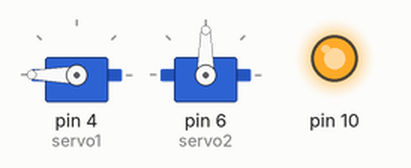
This sketch was run on a simulated Arduino Uno, built with avr-gcc and run on an emulated ATmega328P. Parts: 2 × servo, output pins drawn as LEDs (lit = HIGH).

Above: at 0.05 s.
At 1.5 s:
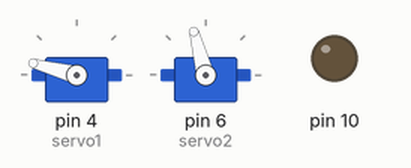
At 3.0 s:
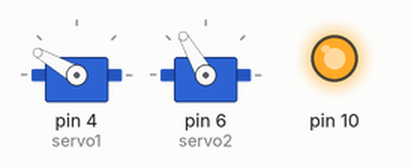
At 3.75 s:
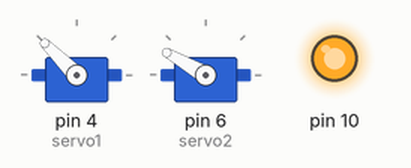
At 4.5 s:
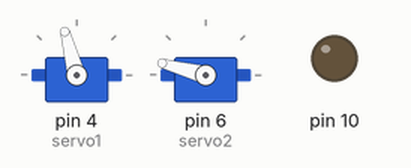
At 6.0 s:
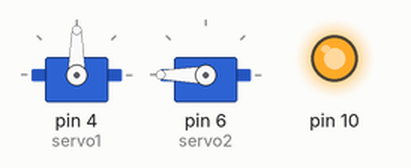
Timing chart, 0 to 7.8 s (numbered marks = the images above):
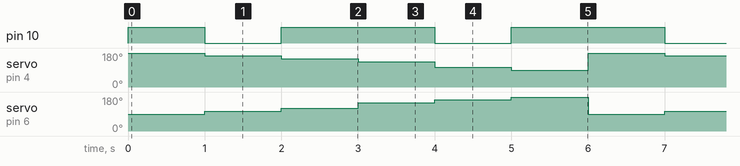

The sketch:

servo.ino
```cpp
#include<Servo.h>
Servo servo1,servo2;


void setup() {
  // put your setup code here, to run once:
servo1.attach(4);
servo2.attach(6);
pinMode(10,OUTPUT);
}

void loop() {
  // put your main code here, to run repeatedly:
servo1.write(180);
servo2.write(90);
digitalWrite(10,HIGH);
delay(1000);
servo1.write(165);
servo2.write(105);
digitalWrite(10,LOW);
delay(1000);
servo1.write(150);
servo2.write(120);
digitalWrite(10,HIGH);
delay(1000);

servo1.write(135);
servo2.write(135 );
digitalWrite(10,LOW);
servo2.write(150);
digitalWrite(10,HIGH);
delay(1000);
servo1.write(105);
servo2.write(165);
digitalWrite(10,LOW);
delay(1000);

servo1.write(90);
servo2.write( 180);
digitalWrite(10,HIGH);
delay(1000);

}
```

Measured:
- by itself, pin 10: repeats every 3.0 s: LOW 1.0 s, HIGH 2.0 s
- by itself, servo on pin 4 (servo1): repeats every 6.0 s: 150° 1.0 s, 135° 1.0 s, 105° 1.0 s, 90° 1.0 s, 180° 1.0 s, 165° 1.0 s
- by itself, servo on pin 6 (servo2): repeats every 6.0 s: 120° 1.0 s, 150° 1.0 s, 165° 1.0 s, 180° 1.0 s, 90° 1.0 s, 105° 1.0 s
